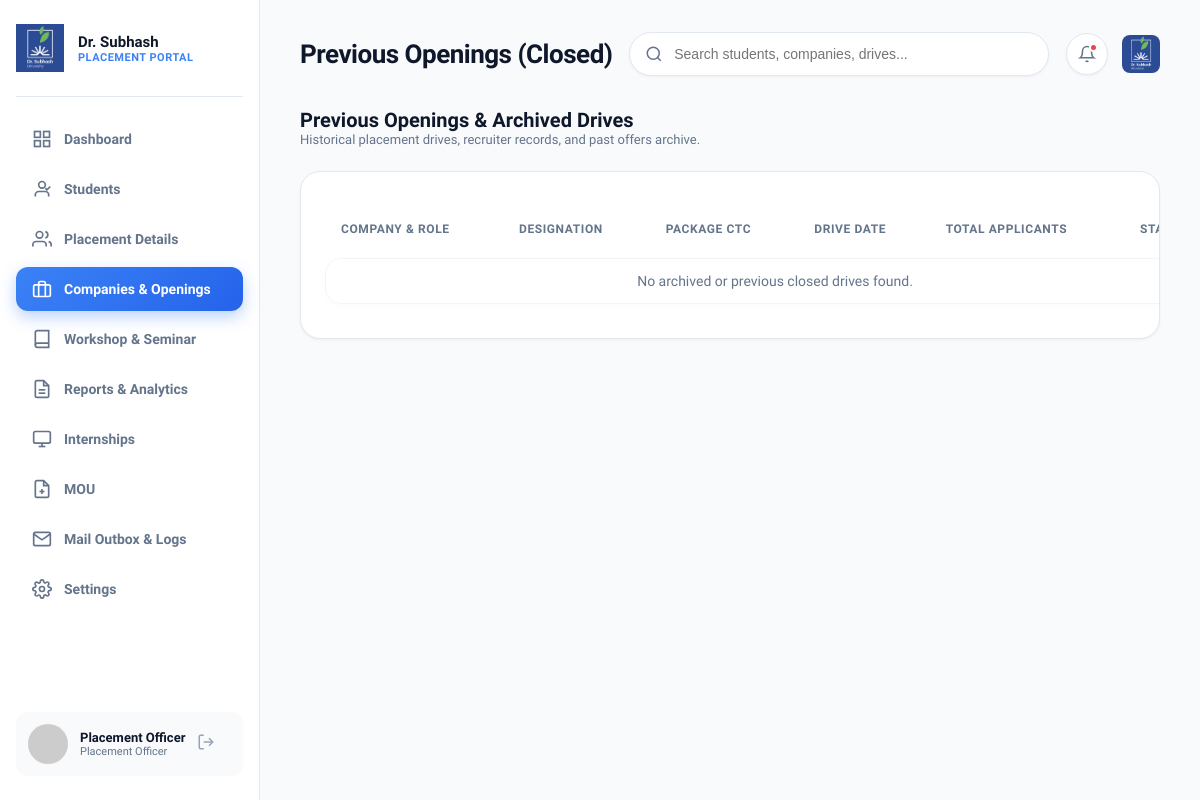
Before: /admin/drives_history.php (signed in) with the older database file.
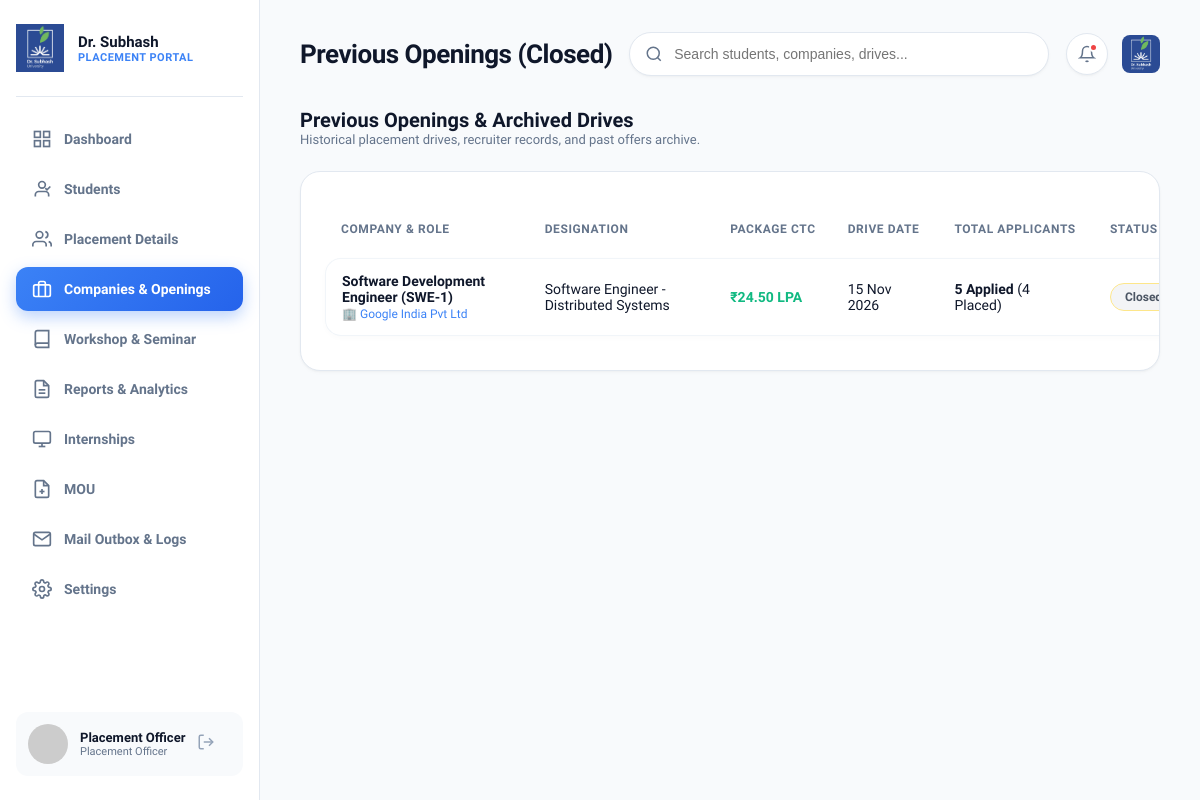
After: the same page with the newer database file.
### tables this page shows
CREATE TABLE `drives` (
  `id` int(11) NOT NULL AUTO_INCREMENT,
  `company_id` int(11) NOT NULL,
  `title` varchar(200) NOT NULL,
  `designation` varchar(150) NOT NULL,
  `package_ctc` varchar(50) NOT NULL,
  `location` varchar(100) DEFAULT 'Pan India / Remote',
  `min_cpi` decimal(4,2) DEFAULT 6.50,
  `allowed_branches` varchar(255) DEFAULT 'CSE, IT, ECE, MECH, CIVIL',
  `max_backlogs` int(11) DEFAULT 0,
  `drive_date` date NOT NULL,
  `deadline` date NOT NULL,
  `deadline_time` varchar(20) DEFAULT '18:00',
  `description` text DEFAULT NULL,
  `status` enum('Upcoming','Active','Completed','Cancelled') DEFAULT 'Active',
  `created_at` timestamp NOT NULL DEFAULT current_timestamp(),
  `allowed_semesters` varchar(100) DEFAULT '5,6,7,8',
  `package_numeric` decimal(10,2) DEFAULT 0.00,
  PRIMARY KEY (`id`),
  KEY `company_id` (`company_id`),
  CONSTRAINT `drives_ibfk_1` FOREIGN KEY (`company_id`) REFERENCES `companies` (`id`) ON DELETE CASCADE
);

CREATE TABLE `companies` (
  `id` int(11) NOT NULL AUTO_INCREMENT,
  `company_name` varchar(150) NOT NULL,
  `hr_name` varchar(100) DEFAULT NULL,
  `hr_email` varchar(100) DEFAULT NULL,
  `industry` varchar(100) DEFAULT 'IT & Software',
  `website` varchar(150) DEFAULT NULL,
  `phone` varchar(20) DEFAULT NULL,
  `logo` varchar(255) DEFAULT 'default_company.png',
  `is_closed` tinyint(1) DEFAULT 0,
  `created_at` timestamp NOT NULL DEFAULT current_timestamp(),
  PRIMARY KEY (`id`),
  UNIQUE KEY `company_name` (`company_name`)
);

### admin/drives_history.php (the view, shortened to what this page needs)
<?php
$pdo = getDBConnection();
$pastDrives = $pdo->query("SELECT d.*, c.company_name, c.logo FROM drives d JOIN companies c ON d.company_id = c.id WHERE d.status = 'Completed' OR d.deadline < CURDATE() ORDER BY d.drive_date DESC")->fetchAll();
include __DIR__ . '/../includes/header.php';
?>
<div class="card-header-flex" style="margin-bottom: 24px;">
    <div>
        <h3 style="font-size: 20px; font-weight: 800;">Previous Openings & Archived Drives</h3>
        <p style="font-size: 13px; color: var(--text-muted);">Historical placement drives, recruiter records, and past offers archive.</p>
    </div>
</div>
<div class="table-card">
    <table class="custom-table">
        <thead>
            <tr>
                <th>Company & Role</th>
                <th>Designation</th>
                <th>Package CTC</th>
                <th>Drive Date</th>
                <th>Total Applicants</th>
                <th>Status</th>
            </tr>
        </thead>
        <tbody>
            <?php if (!empty($pastDrives)): ?>
                <?php foreach ($pastDrives as $drv):
                    $appCount = $pdo->query("SELECT COUNT(*) FROM applications WHERE drive_id = {$drv['id']}")->fetchColumn();
                    $selectedCount = $pdo->query("SELECT COUNT(*) FROM applications WHERE drive_id = {$drv['id']} AND status = 'Selected'")->fetchColumn();
                ?>
                    <tr>
                        <td>
                            <strong><?= htmlspecialchars($drv['title']); ?></strong><br>
                            <span style="font-size: 12px; color: #3B82F6;">🏢 <?= htmlspecialchars($drv['company_name']); ?></span>
                        </td>
                        <td><?= htmlspecialchars($drv['designation']); ?></td>
                        <td><strong style="color: #10B981;"><?= htmlspecialchars($drv['package_ctc']); ?></strong></td>
                        <td><?= date('d M Y', strtotime($drv['drive_date'])); ?></td>
                        <td><strong><?= $appCount; ?> Applied</strong> (<?= $selectedCount; ?> Placed)</td>
                        <td><span class="badge-status in-process" style="background:#F3F4F6; color:#4B5563;">Closed Drive</span></td>
                    </tr>
                <?php endforeach; ?>
            <?php else: ?>
                <tr><td colspan="6" style="color: var(--text-muted); text-align: center;">No archived or previous closed drives found.</td></tr>
            <?php endif; ?>
        </tbody>
    </table>
</div>
<?php include __DIR__ . '/../includes/footer.php'; ?>

Changed rows visible on the page:
added drives: title "Software Development Engineer (SWE-1)", company.company_name "Google India Pvt Ltd", designation "Software Engineer - Distributed Systems", package_ctc "₹24.50 LPA", drive_date "15 Nov 2026", appCount "5", selectedCount "4"
Other visible differences:
text no longer shown: "No archived or previous closed drives found."
